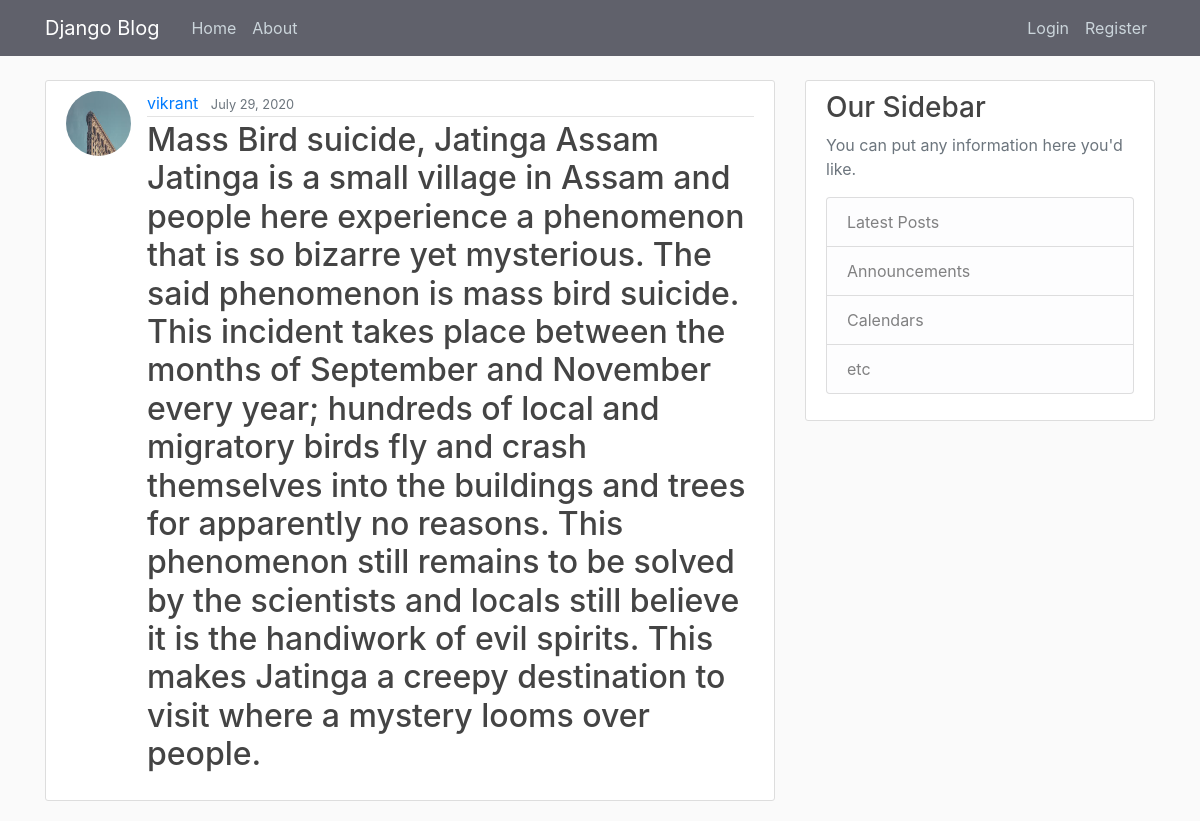
Screenshot of /post/11/ with the database file from the repository.
### blog/models.py (models this page shows, shortened)
class Post(models.Model):
    title=models.CharField(max_length=100)
    content=models.TextField()
    date=models.DateTimeField(default=timezone.now)
    author=models.ForeignKey(User, on_delete=models.CASCADE)

### users/models.py (models this page shows, shortened)
class Profile(models.Model):
    user=models.OneToOneField(User,on_delete=models.CASCADE)
    image=models.ImageField(default='default.jpg',upload_to='profile_pics')

### blog/views.py (the view)
# urls.py: path('post/<int:pk>/', PostDetailView.as_view(),name='post-detail'),
class PostDetailView(DetailView):
    model = Post

### blog/templates/blog/post_detail.html (shortened to what this page needs)
{% extends 'blog/base.html' %}
{% block content %}
        <article class="media content-section">
            <img class="rounded-circle article-img" src="{{ object.author.profile.image.url }}">
            <div class="media-body">
                <div class="article-metadata">
                    <a class="mr-2" href="{% url 'user-posts' object.author.username %}">{{ object.author }}</a>
                    <small class="text-muted">{{ object.date|date:"F d, Y" }}</small>
                </div>
                <h2 class="article-title>{{ object.title }}</h2>
                <p class="article-content">{{ object.content }}</p>
            </div>
        </article>
{% endblock content %}

### blog/static/blog/main.css (style rules this page uses)
body { background: #fafafa; color: #333333; margin-top: 5rem; }
h1, h2, h3, h4, h5, h6 { color: #444444; }
.content-section { background: #ffffff; padding: 10px 20px; border: 1px solid #dddddd; border-radius: 3px; margin-bottom: 20px; }
.article-img { height: 65px; width: 65px; margin-right: 16px; }
.article-metadata { padding-bottom: 1px; margin-bottom: 4px; border-bottom: 1px solid #e3e3e3 }

### rows the page displays
Post: author.profile.image (picture), author "vikrant", date "July 29, 2020", content "Mass Bird suicide, Jatinga Assam Jatinga is a small village in Assam and people here experience a phenomenon that is so bizarre yet mysterious. The said phenomenon is mass bird suicide. This incident takes place between the months of September and November every year; hundreds of local and migratory birds fly and crash themselves into the buildings and trees for apparently no reasons. This phenomenon still remains to be solved by the scientists and locals still believe it is the handiwork of evil spirits. This makes Jatinga a creepy destination to visit where a mystery looms over people."
